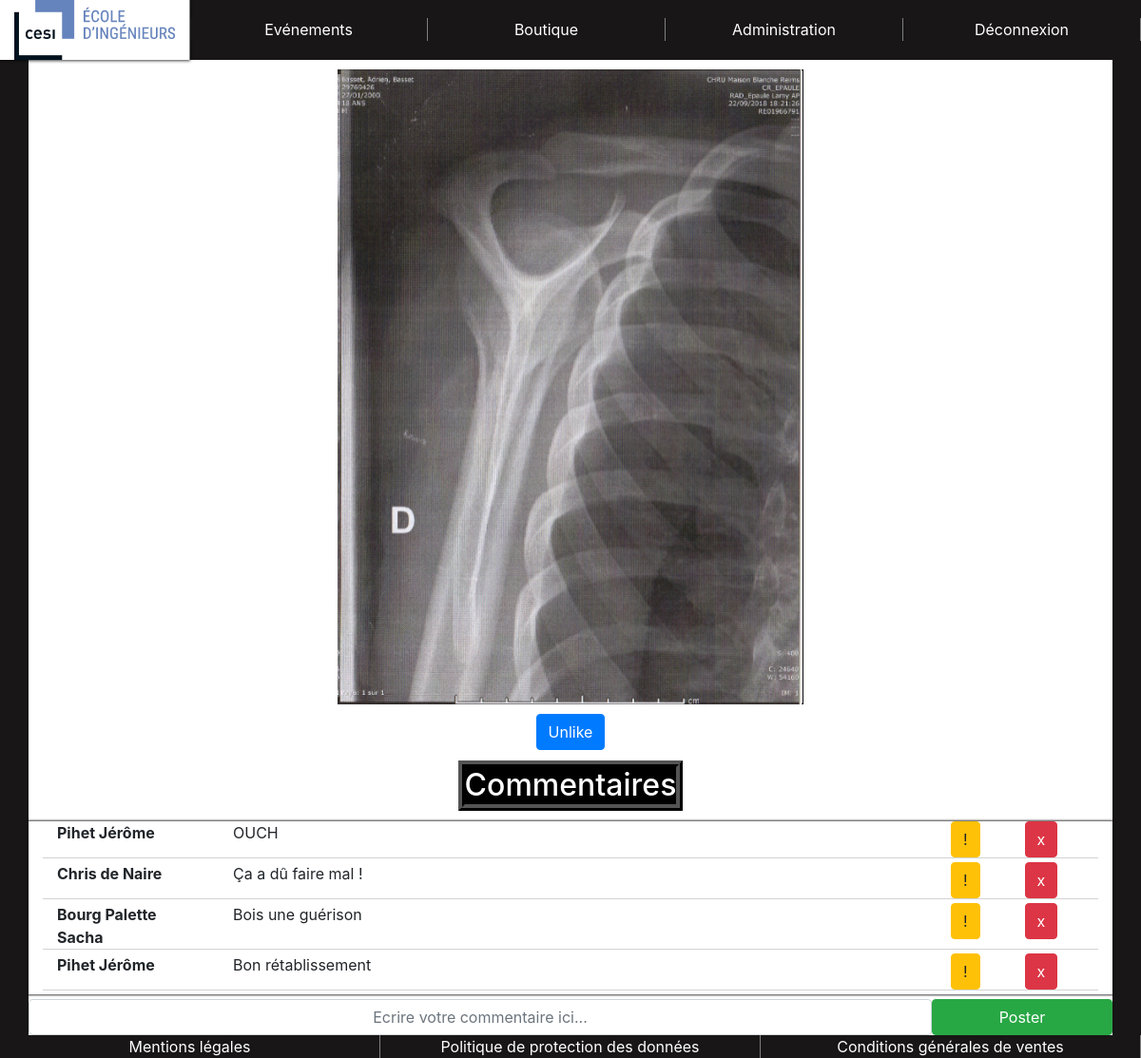
The page /photo.php?photo=2 (signed in) on the database its author committed.
### tables this page shows
CREATE TABLE IF NOT EXISTS `photo` (
  `id` int(11) NOT NULL AUTO_INCREMENT,
  `url` varchar(200) NOT NULL,
  `signale` tinyint(1) NOT NULL DEFAULT '0',
  `id_Event` int(11) NOT NULL,
  `deleted` int(11) DEFAULT '0',
  PRIMARY KEY (`id`),
  KEY `Photo_Event_FK` (`id_Event`)
);

CREATE TABLE IF NOT EXISTS `commentaire` (
  `id` int(11) NOT NULL AUTO_INCREMENT,
  `commentaire` longtext NOT NULL,
  `signale` tinyint(1) NOT NULL DEFAULT '0',
  `id_Photo` int(11) NOT NULL,
  `id_User` int(11) NOT NULL,
  `deleted` int(11) NOT NULL DEFAULT '0',
  PRIMARY KEY (`id`),
  KEY `Commentaire_Photo_FK` (`id_Photo`),
  KEY `Commentaire_User0_FK` (`id_User`)
);

CREATE TABLE IF NOT EXISTS `user` (
  `id` int(11) NOT NULL AUTO_INCREMENT,
  `nom` varchar(50) NOT NULL,
  `prenom` varchar(50) NOT NULL,
  `droit` int(11) NOT NULL DEFAULT '0',
  `email` varchar(50) NOT NULL,
  `password` tinytext NOT NULL,
  `id_Centre` int(11) NOT NULL,
  `token` tinytext,
  PRIMARY KEY (`id`),
  KEY `User_Centre_FK` (`id_Centre`)
);

### php/scriptPhoto.php (the view, shortened to what this page needs)
<?php
    function recup_photo($id_photo){
        require("bdd.php");
            $requete = $bdd->prepare("SELECT photo.url FROM photo  WHERE photo.id = $id_photo");
            $requete->bindValue(':id_photo', $id_photo, PDO::PARAM_INT);
            $requete->execute();
            $resultat=$requete->fetch();
            echo '<img class="img_comment" src="'.$resultat[0].'">';
    }
    function show_comment($id_photo){
        require ("bdd.php");
            $requete = $bdd->prepare("SELECT user.nom, user.prenom, commentaire.commentaire, commentaire.id, commentaire.id_Photo
            FROM commentaire INNER JOIN user ON commentaire.id_User = user.id
            WHERE commentaire.id_Photo = $id_photo AND commentaire.signale=0 AND commentaire.deleted=0
            ORDER BY commentaire.id");
             $requete->bindValue(':id_Photo', $id_photo, PDO::PARAM_INT);
            $requete->execute();
            while($resultat = $requete->fetch()):
                echo '  <div class="row m-0 comment">
                            <div class="col-md-2 name"><span class="name_Comment">'.$resultat[0].' '.$resultat[1].'</span></div>
                                <div class="col-md-8 commentaire">'.$resultat[2].'</div>';
                if(isset($_SESSION["admin"])){
                    if($_SESSION["admin"]>0){
                            echo <<<HTML
                             <div class="col-md-2 form_comment">
                                        <div class="container">
                                            <div class="row">
                                                <div class="col-md-6">
                                                    <form action="php/scriptPhoto.php" method="post">
                                                        <input type="hidden" name="id_commentaire" value="{$resultat[3]}">
                                                        <input type="hidden" name="id_photo" value="{$resultat[4]}">
                                                        <input type="submit" name="report" alt="signaler" class="text-center btn btn-warning " value="!">
                                                    </form>
                                                </div>
HTML;
                    }
                    if($_SESSION["admin"]>1){
                                echo <<<HTML
                                                <div class="col-md-6">
                                                    <form action="php/scriptPhoto.php" method="post">
                                                        <input type="hidden" name="id_commentaire" value="{$resultat[3]}">
                                                        <input type="hidden" name="id_photo" value="{$resultat[4]}">
                                                        <input type="submit" name="del" alt="delete" class="text-center btn btn-danger" value="x">
                                                    </form>
                                                </div>
HTML;
                    }
                            echo '</div>';
                    if($_SESSION["admin"]>0){echo '</div></div></div>';}
                }
                else{
                    echo '</div>';
                }
            endwhile;
                echo '  </div>';
    }
    function aime($id){
        require('bdd.php');
        if(isset($_SESSION["user"])){
            if(isset($id)){
                $req = $bdd->prepare('  SELECT COUNT(user_photo.id_User) as aime
                                        FROM user_photo
                                        WHERE id=:id_photo AND id_User= :id_User');
                $req->execute(array(
                    'id_User' => $_SESSION["user"],
                    'id_photo' => $id
                ));
                $aime = $req->fetch();
                if ( $aime[0] > 0  ) {
                    echo'   <input class="btn btn-primary" type="submit" value="Unlike" name="aime_pas">';
                }else{
                    echo'   <input class="btn btn-primary" type="submit" value="Like" name="aime">';
                }
            }
        }
    }
?>

### assets/css/style.css (style rules this page uses)
body { background-color: #181616; display: flex; flex-direction: column; flex-flow: column nowrap; justify-content: space-between; min-height: 100vh; }

### assets/css/panier.css (style rules this page uses)
main .img_comment { margin: 10px 0px; max-height: 1000px; width: auto; }
main .blog .comment { margin-bottom: 4px !important; border-bottom: lightgray 1px solid; }
main .blog .name { border-bottom: black; }
main .blog .name .name_Comment { font-weight: bold; }
main .blog .commentaire { border: black; }

### rows shown on the page
photo: url (picture)
commentaire: id_User.nom "Pihet", id_User.prenom "Jérôme", commentaire "OUCH"
commentaire: id_User.nom "Chris", id_User.prenom "de Naire", commentaire "Ça a dû faire mal !"
commentaire: id_User.nom "Bourg Palette", id_User.prenom "Sacha", commentaire "Bois une guérison"
commentaire: id_User.nom "Pihet", id_User.prenom "Jérôme", commentaire "Bon rétablissement"
